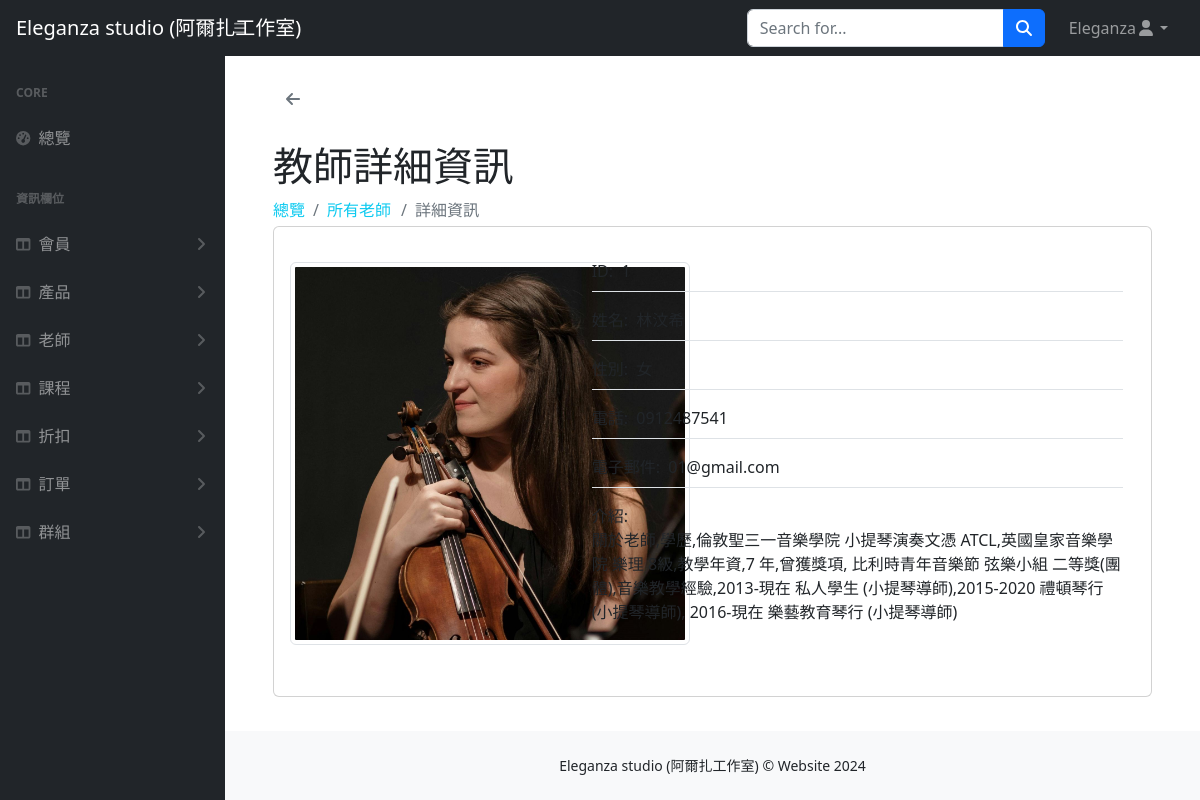
Page /view_teacher2.php?id=1 (signed in) on the committed database.
### tables this page shows
CREATE TABLE `teacher` (
  `teacher_id` int(2) NOT NULL,
  `name` varchar(10) NOT NULL,
  `gender` varchar(1) NOT NULL,
  `phone` varchar(10) DEFAULT NULL,
  `email` varchar(30) DEFAULT NULL,
  `img` varchar(50) DEFAULT NULL,
  `introduction` varchar(500) DEFAULT NULL,
  `valid` int(1) NOT NULL
);

### view_teacher2.php (the view, shortened to what this page needs)
<?php
require_once("db_connect.php");
$id = $_GET["id"];
$sql = "SELECT * FROM teacher WHERE teacher_id=$id";
$result = $conn->query($sql);
$row = $result->fetch_assoc();
?>
<!DOCTYPE html>
<html lang="en">
<head>
    <link href="css/styles.css" rel="stylesheet" />
    <link rel="stylesheet" href="https://cdnjs.cloudflare.com/ajax/libs/font-awesome/6.5.1/css/all.min.css">
</head>
<body>
<nav class="sb-topnav navbar navbar-expand navbar-dark bg-dark">
        <a class="navbar-brand ps-3" href="index.php">Eleganza studio (阿爾扎工作室)</a>
        <button class="btn btn-link btn-sm order-1 order-lg-0 me-4 me-lg-0" id="sidebarToggle" href="#!"><i class="fas fa-bars"></i></button>
        <form class="d-none d-md-inline-block form-inline ms-auto me-0 me-md-3 my-2 my-md-0">
            <div class="input-group">
                <input class="form-control" type="text" placeholder="Search for..." aria-label="Search for..." aria-describedby="btnNavbarSearch" />
                <button class="btn btn-primary" id="btnNavbarSearch" type="button"><i class="fas fa-search"></i></button>
            </div>
        </form>
        <ul class="navbar-nav ms-auto ms-md-0 me-3 me-lg-4">
            <li class="nav-item dropdown">
                <a class="nav-link dropdown-toggle" id="navbarDropdown" href="#" role="button" data-bs-toggle="dropdown" aria-expanded="false"><?= $_SESSION["user"]["name"] ?><i class="fas fa-user fa-fw"></i></a>
            </li>
        </ul>
    </nav>
    <div id="layoutSidenav">
        <div id="layoutSidenav_nav">
            <nav class="sb-sidenav accordion sb-sidenav-dark" id="sidenavAccordion">
                <div class="sb-sidenav-menu">
                    <div class="nav">
                        <div class="sb-sidenav-menu-heading">Core</div>
                        <a class="nav-link" href="index.php">
                            <div class="sb-nav-link-icon"><i class="fas fa-tachometer-alt"></i></div>
                            總覽
                        </a>
                        <div class="sb-sidenav-menu-heading">資訊欄位</div>
                        <a class="nav-link collapsed" href="#" data-bs-toggle="collapse" data-bs-target="#users" aria-expanded="false" aria-controls="collapseLayouts">
                            <div class="sb-nav-link-icon"><i class="fas fa-columns"></i></div>
                            會員
                            <div class="sb-sidenav-collapse-arrow"><i class="fas fa-angle-down"></i></div>
                        </a>
                        <a class="nav-link collapsed" href="#" data-bs-toggle="collapse" data-bs-target="#products" aria-expanded="false" aria-controls="collapseLayouts">
                            <div class="sb-nav-link-icon"><i class="fas fa-columns"></i></div>
                            產品
                            <div class="sb-sidenav-collapse-arrow"><i class="fas fa-angle-down"></i></div>
                        </a>
                        <a class="nav-link collapsed" href="#" data-bs-toggle="collapse" data-bs-target="#teacher" aria-expanded="false" aria-controls="courses">
                            <div class="sb-nav-link-icon"><i class="fas fa-columns"></i></div>
                            老師
                            <div class="sb-sidenav-collapse-arrow"><i class="fas fa-angle-down"></i></div>
                        </a>
                        <a class="nav-link collapsed" href="#" data-bs-toggle="collapse" data-bs-target="#courses" aria-expanded="false" aria-controls="courses">
                            <div class="sb-nav-link-icon"><i class="fas fa-columns"></i></div>
                            課程
                            <div class="sb-sidenav-collapse-arrow"><i class="fas fa-angle-down"></i></div>
                        </a>
                        <a class="nav-link collapsed" href="#" data-bs-toggle="collapse" data-bs-target="#discounts" aria-expanded="false" aria-controls="collapseLayouts">
                            <div class="sb-nav-link-icon"><i class="fas fa-columns"></i></div>
                            折扣
                            <div class="sb-sidenav-collapse-arrow"><i class="fas fa-angle-down"></i></div>
                        </a>
                        <a class="nav-link collapsed" href="#" data-bs-toggle="collapse" data-bs-target="#orders" aria-expanded="false" aria-controls="collapseLayouts">
                            <div class="sb-nav-link-icon"><i class="fas fa-columns"></i></div>
                            訂單
                            <div class="sb-sidenav-collapse-arrow"><i class="fas fa-angle-down"></i></div>
                        </a>
                        <a class="nav-link collapsed" href="#" data-bs-toggle="collapse" data-bs-target="#groups" aria-expanded="false" aria-controls="groups">
                            <div class="sb-nav-link-icon"><i class="fas fa-columns"></i></div>
                            群組
                            <div class="sb-sidenav-collapse-arrow"><i class="fas fa-angle-down"></i></div>
                        </a>
                    </div>
                </div>
            </nav>
        </div>
        <div id="layoutSidenav_content">
            <main>
                <div class="container px-5">
                    <p class="mt-4"><a class="btn" href="layout-static.php"><i class="text-secondary fa-solid fa-arrow-left"></i></a></p>
                    <h1 class="mt-4">教師詳細資訊</h1>
                    <ol class="breadcrumb mb-1">
                        <li class="breadcrumb-item"><a class="nav-link link-info" href="../index.php">總覽</a></li>
                        <li class="breadcrumb-item"><a class="nav-link link-info" href="layout-static.php">所有老師</a></li>
                        <li class="mx-3 breadcrumb-item active">詳細資訊</li>
                    </ol>
                    <div class="card">
                        <div class="card-body">
                            <div class="row">
                                <div class="col-md-4 d-flex align-items-center">
                                    <div class="mb-3 text-center">
                                        <img src="./img/<?= $row["img"] ?>" class="img-fluid img-thumbnail" id="teacher_img" name="teacher_img" alt="圖片" style="max-width:400px; max-height:400px;">
                                    </div>
                                </div>
                                <div class="col-md-8 px-4">
                                    <form action="" method="post" class="d-flex flex-column">
                                        <div class="mt-3 mb-3 border-bottom">
                                            <label for="teacher_id" class="form-label">ID:&nbsp;&nbsp;<?= $row["teacher_id"] ?></label>
                                        </div>
                                        <div class="mb-3 border-bottom">
                                            <label for="teacher_name" class="form-label">姓名:&nbsp;&nbsp;<?= $row["name"] ?></label>
                                        </div>
                                        <div class="mb-3 border-bottom">
                                            <label for="teacher_gender" class="form-label">性別:&nbsp;&nbsp;<?= $row["gender"] ?></label>
                                        </div>
                                        <div class="mb-3 border-bottom">
                                            <label for="teacher_name" class="form-label">電話:&nbsp;&nbsp;<?= $row["phone"] ?></label>
                                        </div>
                                        <div class="mb-3 border-bottom">
                                            <label for="teacher_name" class="form-label">電子郵件:&nbsp;&nbsp;<?= $row["email"] ?></label>
                                        </div>
                                        <div class="mb-5">
                                            <label for="teacher_introduction" class="form-label">介紹:<br><?= $row["introduction"] ?></label>
                                        </div>
                                    </form>
                                </div>
                            </div>
                        </div>
                    </div>
                </div>
            </main>
            <footer class="py-4 bg-light mt-auto">
                <div class="container-fluid px-4">
                    <div class="d-flex align-items-center justify-content-center small">
                        <div class="">Eleganza studio (阿爾扎工作室) &copy; Website 2024</div>
                    </div>
                </div>
            </footer>
        </div>
    </div>
</body>
</html>

### css/css.php (style rules this page uses)
a { text-wrap: nowrap; }

### rows in the picture
teacher: img (picture), teacher_id "1", phone "0912487541", email "01@gmail.com", introduction "關於老師,學歷,倫敦聖三一音樂學院 小提琴演奏文憑 ATCL,英國皇家音樂學院 樂理 8級,教學年資,7 年,曾獲獎項, 比利時青年音樂節 弦樂小組 二等獎(團體),音樂教學經驗,2013-現在 私人學生 (小提琴導師),2015-2020 禮頓琴行 (小提琴導師), 2016-現在 樂藝教育琴行 (小提琴導師)"

### other values in the picture
$_SESSION["user"]["name"] "Eleganza"
